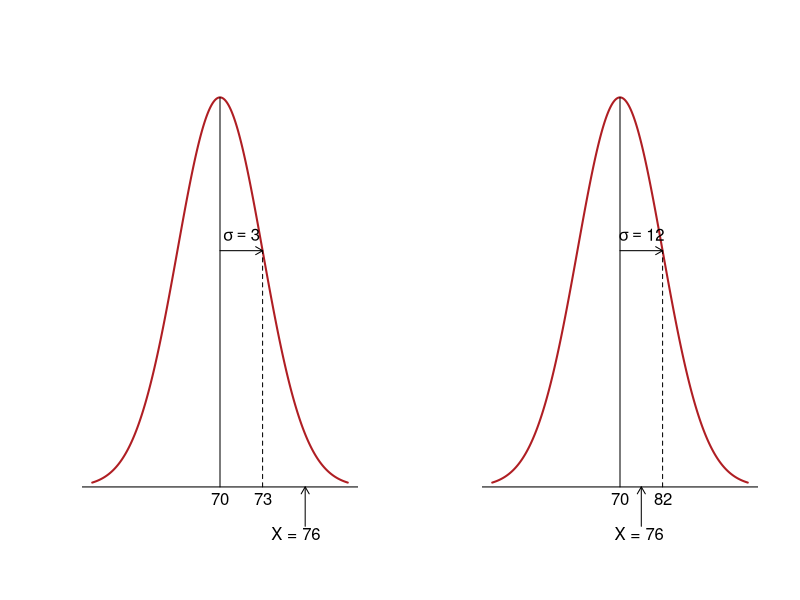
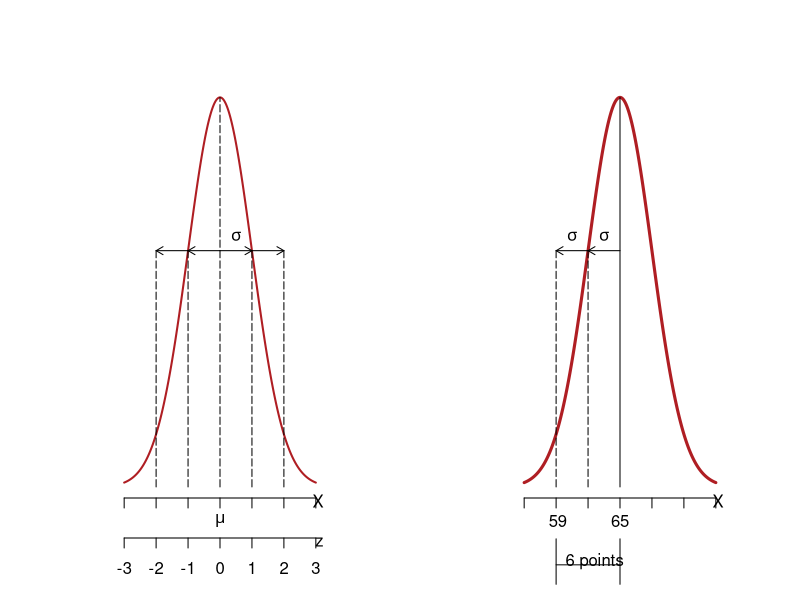

These figures' R source, in order:
## ---- chunk 1
X <- function(mean, sd) {
     X <- seq((mean - 3 * sd),
              (mean + 3 * sd),
              by = 0.01
             )
     return(X)
}

Y <- function (mean, sd, ...) {
	  dots <- list(...)
	  if (length(dots) == 0)
	     X <- X(mean, sd)
	  else
	    X <- unlist(dots)
      Y <- dnorm(X,
                mean = mean,
                sd = sd
           )
      return(Y)
}

pp <- function(mean, sd){
plot(X(mean, sd),
     Y(mean, sd),
     type = "l",
     xlab = "",
     ylab = "",
     axes = FALSE,
     col = "#af1e23",
     lwd = 2
)
abline(h = 0)
segments(
     c(mean, mean + sd),
     c(0, 0),
     c(mean, mean + sd),
     c(Y(mean, sd, mean),
       Y(mean, sd, mean + sd)
      ),
      lty = c(1, 2)
)
arrows(
      mean,
      Y(mean, sd, mean + sd),
      mean + sd,
      Y(mean, sd, mean + sd),
      length = 0.08
)
text(
    x = mean + sd / 2,
    y = Y(mean, sd, mean + sd),
    pos = 3,
    label = bquote(sigma == .(sd)),
)
mtext(c(mean, mean + sd),
      side = c(1, 1),
      adj = c(3, 4) / 6,
      padj = - 0.7
)
mtext("X = 76",
      side = 1,
      adj = (3 + 6 / sd ) /6,
      padj = 2
)
arrows(76,
      -Y(mean, sd, mean + sd) / 6,
      76,
      0,
      xpd = TRUE,
      length = 0.08
)
}
par(mfrow = c(1, 2))
pp(70, 3)
pp(70, 12)
## ---- chunk 2

X <- function(mean, sd) {
     X <- seq((mean - 3 * sd),
              (mean + 3 * sd),
              by = 0.01
             )
     return(X)
}

Y <- function (mean, sd, ...) {
	  dots <- list(...)
	  if (length(dots) == 0)
	     X <- X(mean, sd)
	  else
	    X <- unlist(dots)
      Y <- dnorm(X,
                mean = mean,
                sd = sd
           )
      return(Y)
}

pp <- function(mean, sd){
plot(X(mean, sd),
     Y(mean, sd),
     xlim = c(mean - 4 * sd,
              mean + 4 * sd),
     type = "l",
     xlab = "",
     ylab = "",
     axes = FALSE,
     col = "#af1e23",
     lwd = 2
)
axis(
    1,
    at = seq(mean -  3 * sd,
             mean + 3 * sd,
             by = sd
             ),
    labels = FALSE,
    line = 0,
)
axis(
    1,
    at = seq(mean -  3 * sd,
             mean + 3 * sd,
             by = sd
            ),
    labels = seq(-3, 3, by = 1),
    line = 2
)
mtext(expression(mu),
      1,
      padj = 1)
mtext(text = c("X", "z"),
      side = c(1, 1),
      adj = c(0.87, 0.87),
      xpd = TRUE,
      padj = c(-0.5, 2.5)
)
segments(
     x0 = c(
       mean,
       mean + sd,
       mean + 2 * sd,
       mean - sd,
       mean - 2 * sd
       ),
     y0 = 0,
     x1 = c(
       mean,
       mean + sd,
       mean + 2 * sd,
       mean - sd,
       mean - 2 * sd
       ),
     y1 = c(
       Y(mean, sd, mean),
       rep(
       Y(mean, sd, mean + sd),
       4
       )
     ),
      lty = 5
)
text(
    x = mean + sd / 2,
    y = Y(mean, sd, mean + sd),
    pos = 3,
    label = bquote(sigma),
)
arrows(
      x0 = c(
        mean,
        mean,
        mean + sd,
        mean - sd
      ),
      y0 = Y(mean, sd, mean + sd),
      x1 = c(
        mean + sd,
        mean - sd,
        mean + 2 * sd,
        mean - 2 * sd
      ),
      y1 = Y(mean, sd, mean + sd),
      length = 0.08
)
}
pp(70, 3)
## ---- chunk 3
X <- function(mean, sd) {
     X <- seq((mean - 3 * sd),
              (mean + 3 * sd),
              by = 0.01
             )
     return(X)
}

Y <- function (mean, sd, ...) {
	  dots <- list(...)
	  if (length(dots) == 0)
	     X <- X(mean, sd)
	  else
	    X <- unlist(dots)
      Y <- dnorm(X,
                mean = mean,
                sd = sd
           )
      return(Y)
}

pp <- function(mean, sd){
plot(X(mean, sd),
     Y(mean, sd),
     xlim = c(mean - 4 * sd,
              mean + 4 * sd),
     type = "l",
     xlab = "",
     ylab = "",
     axes = FALSE,
     col = "#af1e23",
     lwd = 3
)
axis(
    1,
    at = seq(mean -  3 * sd,
             mean + 3 * sd,
             by = sd
             ),
    labels = FALSE,
    line = 0,
)
mtext(text = c(
        bquote(.(mean)),
        bquote(.(mean - 2 * sd))
        ),
      side = 1,
      padj = 1,
      adj = c(3, 3 - 1.45) / 6
      )
mtext(text = "X",
      side = 1,
      adj = 0.87,
      xpd = TRUE,
      padj =-0.5
)
segments(
     x0 = c(
       mean,
       mean - sd,
       mean - 2 * sd
       ),
     y0 = 0,
     x1 = c(
       mean,
       mean - sd,
       mean - 2 * sd
       ),
     y1 = c(
       Y(mean, sd, mean),
       rep(
       Y(mean, sd, mean + sd),
       2
       )
     ),
      lty = c(1, 5, 5)
)
text(
    x = c(
     mean - sd / 2,
     mean - 1.5 * sd
    ),
    y = Y(mean, sd, mean + sd),
    pos = 3,
    label = bquote(sigma),
)
arrows(
      x0 = c(
        mean,
        mean - sd
      ),
      y0 = Y(mean, sd, mean + sd),
      x1 = c(
        mean - sd,
        mean - 2 * sd
      ),
      y1 = Y(mean, sd, mean + sd),
      length = 0.08
)
segments(x0 = c(mean - 2 * sd,
                mean,
                mean - 2 * sd
         ),
         y0 = c(
              -Y(65, 3, 65)/5,
              -Y(65, 3, 65)/4,
              -Y(65, 3, 65)/4
         ),
         x1 = c(mean,
                mean,
                mean - 2 * sd
         ),
         y1 = c(
                -Y(65, 3, 65)/5,
                -Y(65, 3, 65)/7.5,
                -Y(65, 3, 65)/7.5
         ),
         xpd = TRUE
)
mtext(
      text = "6 points",
      side = 1,
      adj = 2.3/6,
      padj = 4,
)
}
pp(65, 3)
## ---- chunk 4
X <- c(0, 2, 4, 4, 5)
SS <- sum(X^2) - (sum(X))^2 / length(X)
s <- sqrt(SS / (length(X) - 1))
M <- mean(X)
z <- (X - M) / s
print(z)

scale(X)
